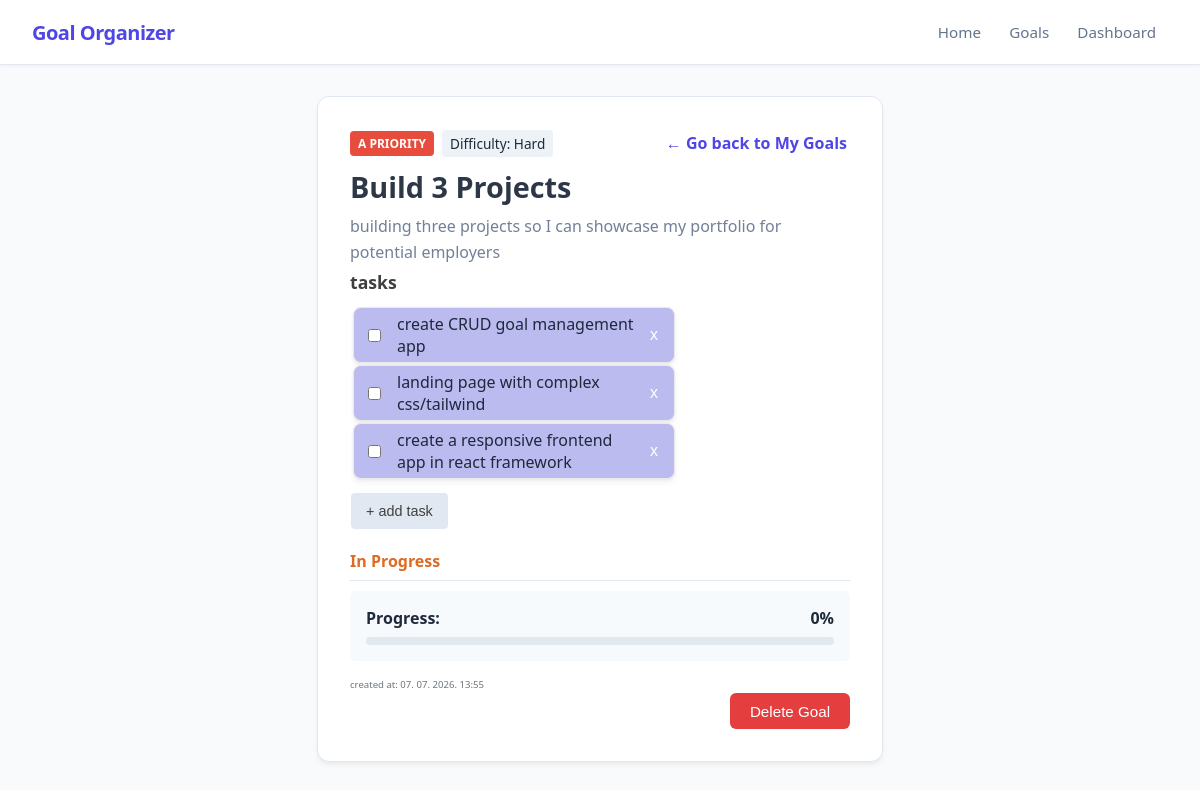
The page /goals/1 on the database its author committed.
### app/models_db.py (models this page shows, shortened)
class Goal(db.Model):
    __tablename__ = 'goals'
    id = db.Column(db.Integer, primary_key=True)
    title = db.Column(db.String(100), nullable=False)
    description = db.Column(db.Text, nullable=False)
    is_completed = db.Column(db.Boolean, default=False)
    progress_percentage = db.Column(db.Float, default=0.0)
    difficulty = db.Column(db.String(20), nullable=False, default='Medium')
    priority = db.Column(db.String(1), nullable=False, default='b')
    created_at = db.Column(db.DateTime, default=datetime.now(timezone.utc), nullable=False)
    tasks = db.relationship('Task', backref='goal', cascade="all, delete-orphan", lazy=True)

class Task(db.Model):
    __tablename__ = 'tasks'
    id = db.Column(db.Integer, primary_key=True)
    text = db.Column(db.String(255), nullable=False)
    is_completed = db.Column(db.Boolean, default=False)
    goal_id = db.Column(db.Integer, db.ForeignKey('goals.id', ondelete='CASCADE'), nullable=False)

### app/routes.py (the view)
@main.route('/goals/<int:goal_id>')
def view_goal(goal_id):
    goal = Goal.query.get_or_404(goal_id)
    tasks_list = goal.tasks
    return render_template('view_goal.html', goal=goal, tasks=tasks_list)

### app/templates/view_goal.html (shortened to what this page needs)
{% extends "base.html" %}
{% block content %}
<div class="container">
    <div id="goal_card">
        <div style="display: flex; gap: 0.5rem; align-items: center;">
            <span class="badge badge-{{ goal.priority }} ">{{ goal.priority | upper }} priority</span>
            <span style="background: #edf2f7; padding: 0.25rem 0.5rem; border-radius: 4px; font-size: 0.85rem; font-weight: 500;">
                Difficulty: {{ goal.difficulty }}
            </span>
            <span style="display: inline; margin-left: auto; border-radius: 3px; padding: 3px;">
                <a href="{{ url_for('main.show_goals') }}"
                    style="text-decoration: none; color: var(--primary); font-weight: 600; font-size: 1rem;">
                        ← Go back to My Goals
                </a>
            </span>
        </div>
        <div style="overflow: wrap; max-width: 500px;">
            <h2 style="margin: 0 0 0.5rem 0; font-size: 1.8rem; color: #2d3748; padding-top: 10px;">{{ goal.title }}</h2>
            <span style="margin: 0; color: #718096; line-height: 1.6;">{{ goal.description or 'Nema opisa.' }}</span>
        </div>
        <h3>tasks</h3>
        <div class="tasks-container" style="margin: 10px 0px; overflow: hidden;">
            {% if tasks %}
                <ul style="list-style-type: none;">
                    <div class="task-list-box">
                    {% for task in tasks %}
                        <li class="task-item task-box" style="display: flex; align-items: center; justify-content: space-between;">
                                        <label style="display: flex; align-items: center; gap: 6px; cursor: pointer;">
                                            <input
                                                style="margin-right: 10px;"
                                                type="checkbox"
                                                class="task-toggle"
                                                data-task-id="{{ task.id }}"
                                                {% if task.is_completed %}checked{% endif %}>
                                            <span class="{% if task.is_completed %}completed-task{% endif %}">
                                                {{ task.text }}
                                            </span>
                                        </label>
                                        <button type="button"
                                                class="delete-task-btn"
                                                data-task-id="{{ task.id }}">
                                            x
                                        </button>
                                    </li>
                    {% endfor %}
                    </div>
                    <div class="task-management-box" data-id={{goal.id}}>
                        <button class="new-task-btn">+ add task</button>
                    </div>
                </ul>
            {% else %}
                <p style="margin: 0; color: #a0aec0; font-style: italic; padding-bottom: 15px;">There are no tasks here.</p>
            {% endif %}
        </div>
        <div class="goal-status">
            {% if goal.is_completed %}
                <span style="color: #38a169; font-weight: bold;">Completed</span>
            {% else %}
                <span style="color: #dd6b20; font-weight: bold;">In Progress</span>
            {% endif %}
        </div>
        <hr style="border: 0; border-top: 1px solid #e2e8f0; margin: 0.5rem 0;">
        <div style="background: #f7fafc; padding: 1rem; border-radius: 6px; margin-top: 10px; margin-bottom: 10px;">
            <div style="display: flex; justify-content: space-between; margin-bottom: 0.5rem; font-weight: 600;">
                <span>Progress:</span>
                <span class="progress-percentage">{{ goal.progress_percentage | round | int }}%</span>
            </div>
            <div class="progress-bar" style="width: 100%; background: #e2e8f0; height: 8px; border-radius: 4px; overflow: hidden;">
            </div>
        </div>
        <div>
            <small class="date">created at: {{ goal.created_at.strftime('%d. %m. %Y. %H:%M') }}</small>
        </div>
        <div style="display: flex; justify-content: flex-end;">
            <form action="{{ url_for('main.delete_goal', goal_id=goal.id) }}" method="POST" onsubmit="return confirm('Are you sure you want to delete {{goal.title}}?');">
                <button type="submit" style="background-color: #e53e3e; color: white; border: none; padding: 0.6rem 1.2rem; border-radius: 6px; cursor: pointer; font-weight: 500;">
                    Delete Goal
                </button>
            </form>
        </div>
    </div>
</div>
{% endblock %}

### app/static/style.css (style rules this page uses)
:root { --bg-color: #f8fafc; --card-bg: #ffffff; --text-main: #1e293b; --text-muted: #64748b; --border-color: #e2e8f0; --primary: #4f46e5; --primary-hover: #4338ca; --success: #22c55e; --pending: #f59e0b; }
body { font-family: 'Segoe UI', Roboto, Helvetica, Arial, sans-serif; background-color: var(--bg-color); color: var(--text-main); margin: 0; padding: 2rem; display: flex; justify-content: center; padding-top: calc(64px + 2rem); }
.container { display: flex; width: 100%; }
#goal_card { width: 100%; overflow: hidden; background: var(--card-bg); padding: 2rem; border-radius: 12px; box-shadow: 0 4px 6px -1px rgba(0, 0, 0, 0.05), 0 2px 4px -1px rgba(0, 0, 0, 0.03); border: 1px solid var(--border-color); }
h1, h2, h3, a, .goal-title { white-space: nowrap; overflow: hidden; text-overflow: ellipsis; max-width: 100%; }
h2 { text-transform: capitalize; font-size: 1.1em; font-weight: bold; }
h3 { font-style: normal; color: #3f3f3f; margin: 5px 0px; font-size: 1.1em; font-weight: 600; padding: 0 auto; }
.badge { padding: 4px 8px; border-radius: 4px; font-size: 12px; font-weight: bold; text-transform: uppercase; }
.badge-a { background-color: #e74c3c; color: white; }
.tasks-container { border: transparent solid 1px; }
button[type="submit"] { width: 100%; background-color: var(--primary); color: white; padding: 0.75rem; border: none; border-radius: 6px; font-size: 1rem; font-weight: 500; cursor: pointer; transition: background-color 0.2s; }
.delete-task-btn { border: none; color: #ffffff; background: none; cursor: pointer; margin-left: 10px; font-size: 1.0em; padding: 0px 6px; }
.new-task-btn { margin-top: 12px; height: 36px; border: none; border-radius: 4px; background-color: #e2e8f2; color: rgb(65, 65, 65); width: fit-content; padding: 0 15px; font-size: 0.9rem; }
ul { text-align: left; margin: 0; padding-bottom: 10px; display: flex; flex-direction: column; gap: 0rem; padding-left: 0px; }
.badge { padding: 0.25rem 0.5rem; border-radius: 4px; font-size: 0.75rem; font-weight: 600; text-transform: uppercase; }
.date { color: #6c757d; font-size: 0.6em; }
button[type="submit"] { width: auto; min-width: 120px; padding: 0.75rem 1.5rem; background-color: var(--primary); color: white; border: none; border-radius: 6px; font-size: 0.95rem; font-weight: 500; cursor: pointer; transition: background-color 0.2s; display: block; margin-left: auto; }
li { padding-right: 10px; display: flex; justify-content: flex-start; text-align: left; border: #eaeaea 1px solid; background-color: #f8f9fa; border-radius: 8px; padding: 4px; box-shadow: 0 4px 6px rgba(0, 0, 0, 0.05), 0 1px 3px rgba(0, 0, 0, 0.05); }
.task-box { width: fit-content; max-width: 300px; white-space: normal; word-break: break-word; background-color: #bbbbf0; border-radius: 8px; margin: 2px; box-shadow: 0 4px 6px rgba(0, 0, 0, 0.05), 0 1px 3px rgba(0, 0, 0, 0.05); padding: 5px 10px; }

### rows shown on the page
Goal: priority "A", difficulty "Hard", title "Build 3 Projects", description "building three projects so I can showcase my portfolio for potential employers", progress_percentage "0", created_at "07. 07. 2026. 13:55"
Task: text "create CRUD goal management app"
Task: text "landing page with complex css/tailwind"
Task: text "create a responsive frontend app in react framework"
